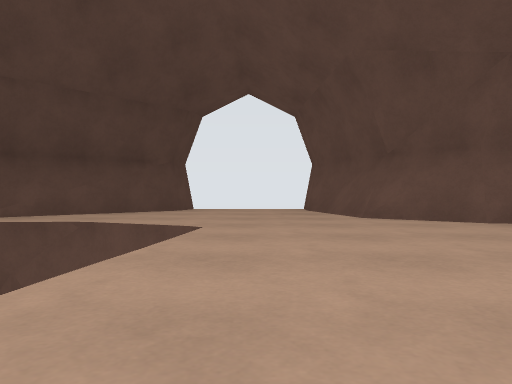
[1] (above)

13 first-person views from a walk through a Gazebo world. The camera is 0.72 m above the floor, looks level and sees 70° across. The floor is counted in squares, 1 m on a side. Each view is taken from the middle of a square. On the plan, view 1 faces up. The plan holds only what a view shows up to about 11 squares ahead; the rest is blank. The place goes on beyond the plan.

[2]
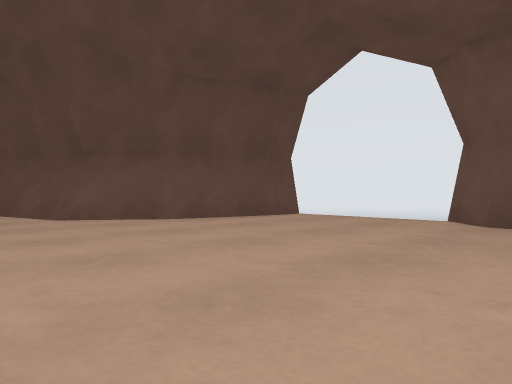

[3]
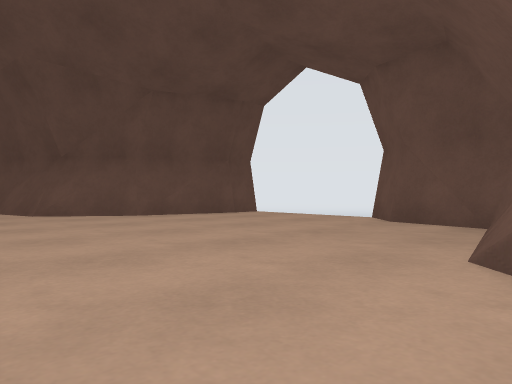

[4]
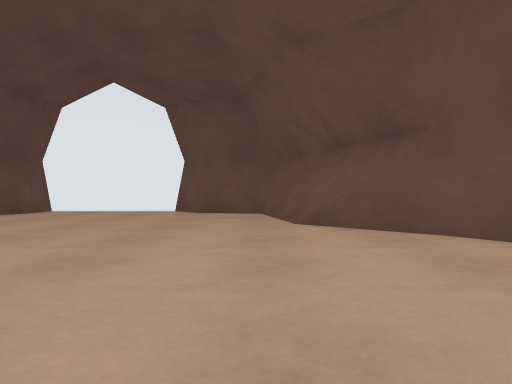

[5]
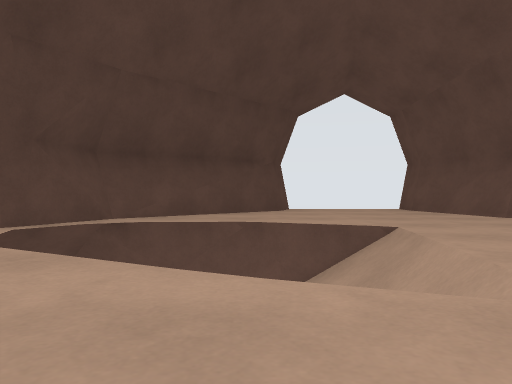

[6]
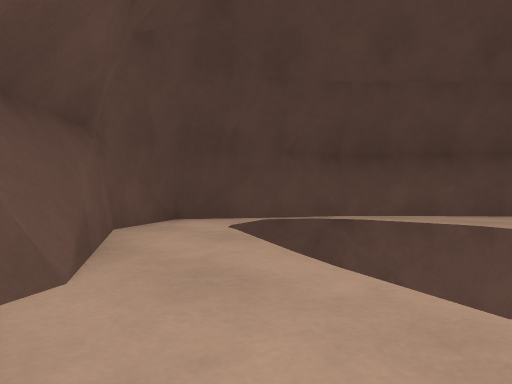

[7]
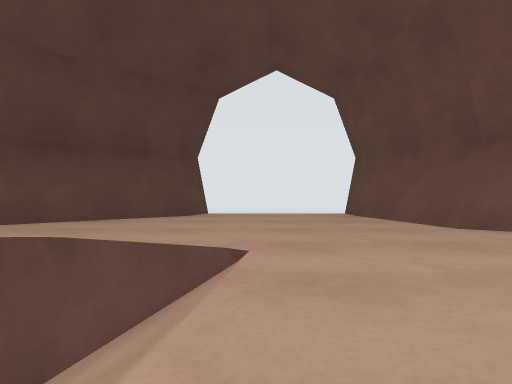

[8]
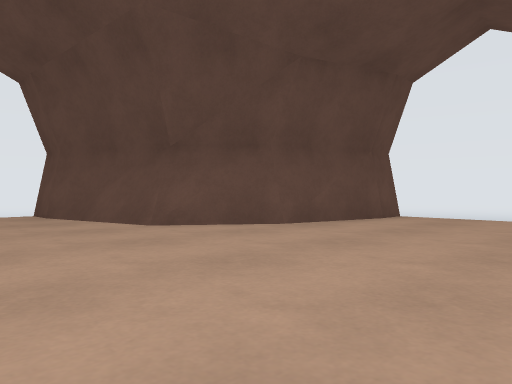

[9]
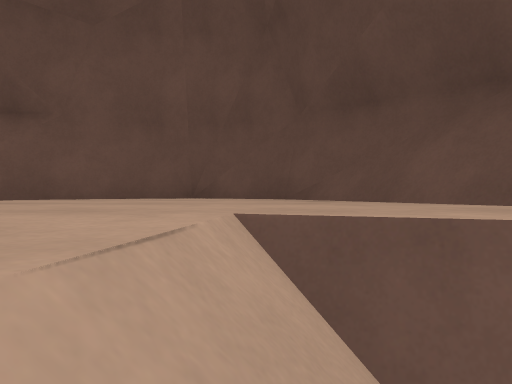

[10]
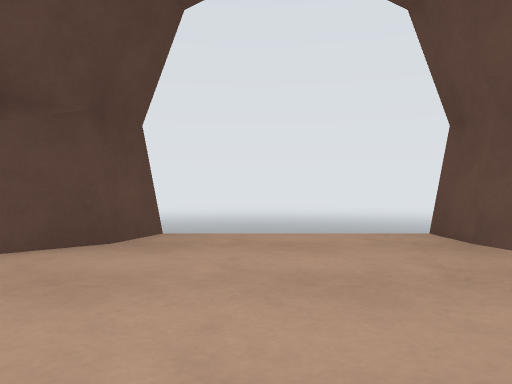

[11]
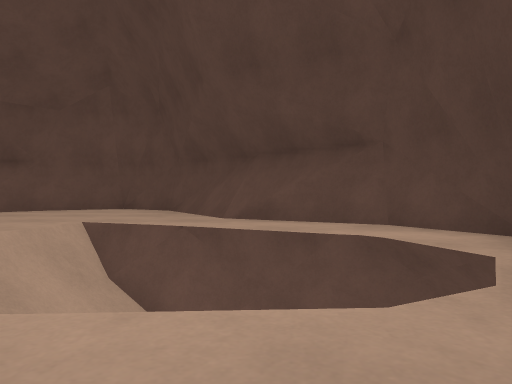

[12]
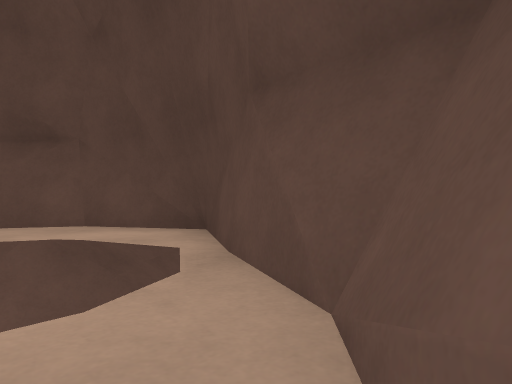

[13]
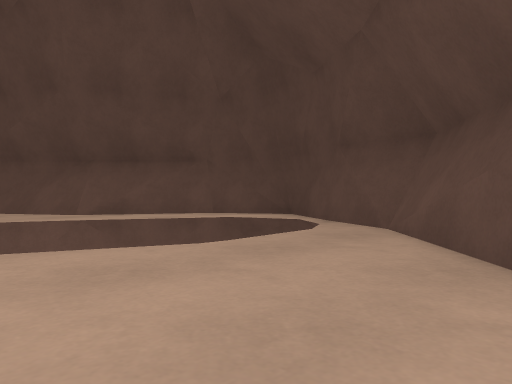

### Floor plan
Key: @ floor where view 1 was taken; # wall or solid block; . floor; / step, stairs or slope; = window, fence, low wall or low ledge; v drop or lower ground.
Columns run from 10 left of view 1 to 10 right of it. Each row starts with its distance up from view 1.
 15        #....#
 14       v#....#v
 13      ##......#
 12     #........=
 11   ##.........=v
 10  v#..........==
  9  v#...v........##
  8  #=/ ////........###v
  7 #./    //...........v
  6 #./    //...........v
  5 #.//   //...........v
  4 #...=#///...........v
  3  #....v=/...........v
  2   ##...............#
  1    v#=.............#
  0     v#....@.......#
 -1      ==.......=##=v
 -2      v#......#=v
 -3       v#....#v
 -4         ####v

Where each view was taken, in squares from view 1:
view 1: 0 up, 0 right, facing up
view 2: 0 up, 0 right, facing up-right
view 3: 2 down, 0 right, facing up-right
view 4: 0 up, 4 left, facing right
view 5: 0 up, 4 left, facing up
view 6: 0 up, 2 left, facing up-left
view 7: 3 up, 1 left, facing up
view 8: 3 up, 1 left, facing up-right
view 9: 5 up, 2 left, facing down
view 10: 9 up, 1 left, facing up
view 11: 11 up, 6 left, facing down
view 12: 11 up, 6 left, facing down-left
view 13: 13 up, 1 left, facing down-left
